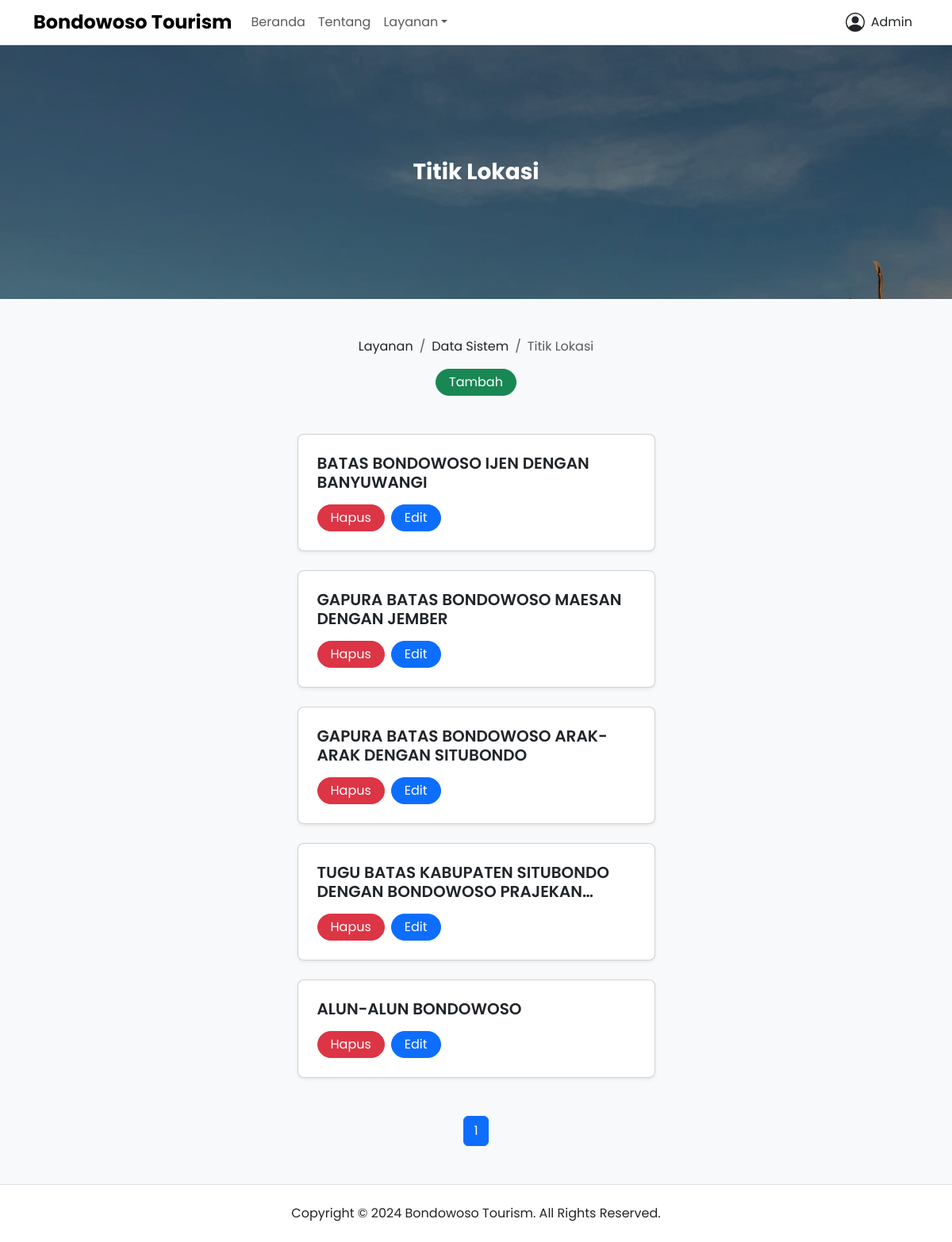
/layanan/titik-lokasi (signed in), run on an earlier commit of the app's database.
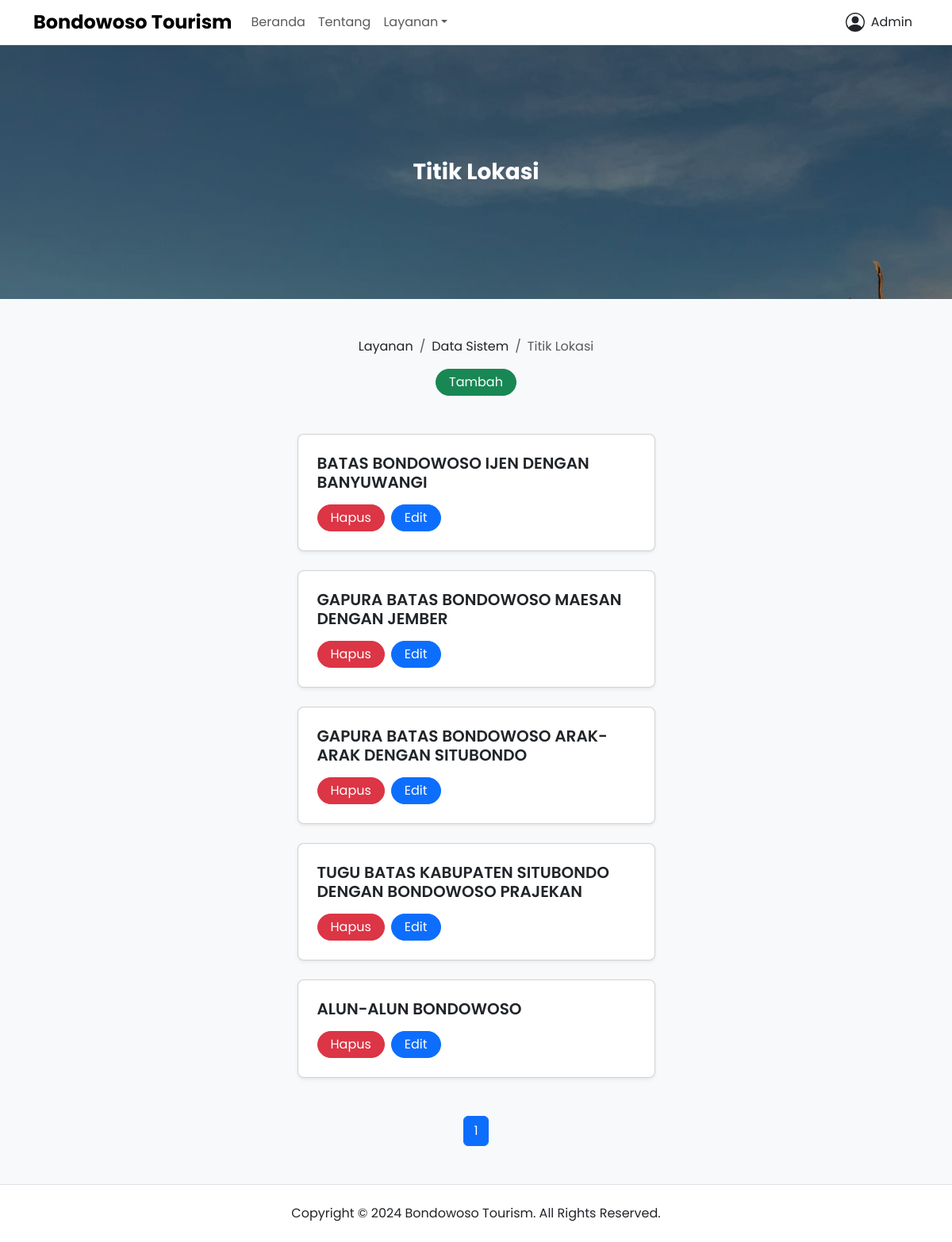
And on a later commit of the database.
### app/models.py (models this page shows, shortened)
class LocationPoint(db.Model):
  __tablename__ = "location_point"
  id = db.Column(db.Integer, primary_key=True)
  name = db.Column(db.String(128), nullable=False)
  posted_date = db.Column(db.DateTime, nullable=False, default=datetime.now)
  updated_date = db.Column(db.DateTime, onupdate=datetime.now, default=datetime.now)
  user_id = db.Column(db.Integer, db.ForeignKey("user.id"), nullable=False)

### app/views/public.py (the view)
@public_app.route("/layanan/titik-lokasi", methods=["GET", "POST"])
@login_required
def location_point():
  check_admin()
  page = request.args.get("page", 1, type=int)
  datas = LocationPoint.query.order_by(LocationPoint.posted_date.desc()).paginate(page=page, per_page=5)
  return render_template("public/services/system_data/location-point.html", title="Titik Lokasi - Bondowoso Tourism", datas=datas)

### app/models.py (called while the page is built)
@login_manager.user_loader
def load_user(user_id):
  return User.query.get(int(user_id))

### app/utils.py (called while the page is built)
def check_admin():
  if not current_user.role == "admin":
    abort(403)

### app/templates/public/services/system_data/location-point.html (shortened to what this page needs)
{% extends 'components/public/base.html' %} {% set active_page = 'system_data' %} {% block content %}
<div class="banner d-flex bg-hero h-20rem">
  <div class="container my-auto">
    <div class="row justify-content-center align-items-center">
      <div class="col-lg-10">
        <div class="text-white text-center">
          <h2 class="fw-bold fs-3 title-clamp-2 mb-0">Titik Lokasi</h2>
        </div>
      </div>
    </div>
  </div>
</div>
<div class="page-wrapper bg-body-tertiary">
  <div class="container">
    <div class="row justify-content-center align-items-center pt-5">
      <div class="col-lg-10">
        <div class="d-flex flex-column row-gap-3">
          <nav aria-label="breadcrumb">
            <ol class="breadcrumb justify-content-center align-items-center mb-0">
              <li class="breadcrumb-item"><a class="link-dark link-offset-2 link-underline-opacity-0 link-underline-opacity-100-hover" href="{{ url_for('public_app.services') }}">Layanan</a></li>
              <li class="breadcrumb-item"><a class="link-dark link-offset-2 link-underline-opacity-0 link-underline-opacity-100-hover" href="{{ url_for('public_app.system_data') }}">Data Sistem</a></li>
              <li class="breadcrumb-item active" aria-current="page">Titik Lokasi</li>
            </ol>
          </nav>
          {% if current_user.role == "admin" %}
          <div class="text-center">
            <a class="btn btn-success rounded-5 py-1 px-3" href="{{ url_for('public_app.create_location_point') }}" role="button">Tambah</a>
          </div>
          {% endif %}
        </div>
      </div>
    </div>
    {% if datas.total > 0 %}
    <div class="row flex-column justify-content-center align-items-center row-gap-4 py-5">
      {% for data in datas %}
      <div class="col-lg-5">
        <div class="card shadow-sm rounded-3">
          <div class="card-body p-4">
            <div class="d-flex flex-column row-gap-3">
              <h6 class="fw-semibold fs-5 text-clamp-2 mb-0">{{ data.name }}</h6>
              {% if current_user.role == "admin" %}
              <div class="d-flex flex-row justify-content-start column-gap-2">
                <a class="btn btn-danger rounded-5 py-1 px-3" href="#" role="button" data-bs-toggle="modal" data-bs-target="#deleteDataModal{{ data.id }}">Hapus</a>
                <a class="btn btn-primary rounded-5 py-1 px-3" href="{{ url_for('public_app.update_location_point', id=data.id) }}" role="button">Edit</a>
              </div>
              {% endif %}
            </div>
          </div>
        </div>
      </div>
      {% endfor %}
    </div>
    <div class="row pb-5">
      <div class="col-lg-12">
        <nav>
          <ul class="pagination justify-content-center align-items-center mb-0">
            {% for page_num in datas.iter_pages(left_edge=1, right_edge=1, left_current=1, right_current=2) %} {% if page_num %} {% if datas.page == page_num %}
            <li class="page-item active" aria-current="page">
              <span class="page-link">{{ page_num }}</span>
            </li>
            {% else %}
            <li class="page-item">
              <a class="page-link" href="{{ url_for('public_app.location_point', page=page_num) }}">{{ page_num }}</a>
            </li>
            {% endif %} {% else %}
            <li class="page-item">
              <span class="page-link">...</span>
            </li>
            {% endif %} {% endfor %}
          </ul>
        </nav>
      </div>
    </div>
    {% endif %}
  </div>
</div>
{% endblock %}

What changed in the data, as far as the page shows it:
changed LocationPoint: name "TUGU BATAS KABUPATEN SITUBONDO DENGAN BONDOWOSO…" → "TUGU BATAS KABUPATEN SITUBONDO DENGAN BONDOWOSO PRAJEKAN"
